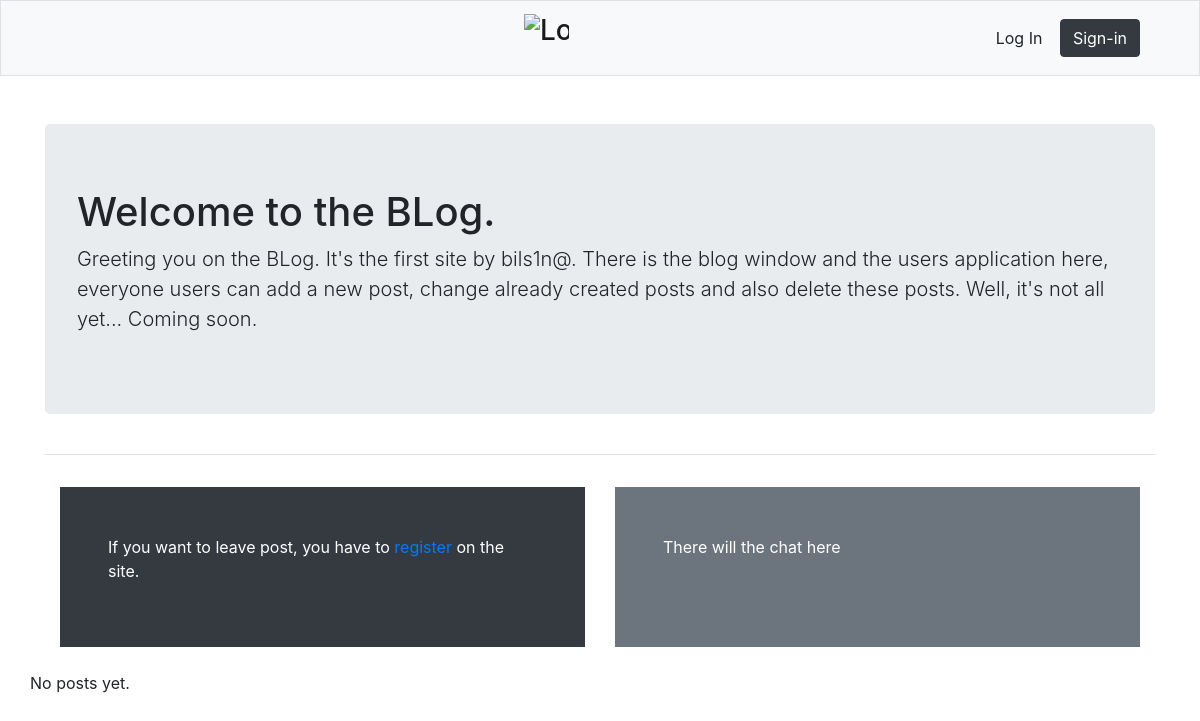
/, run on an earlier commit of the app's database.
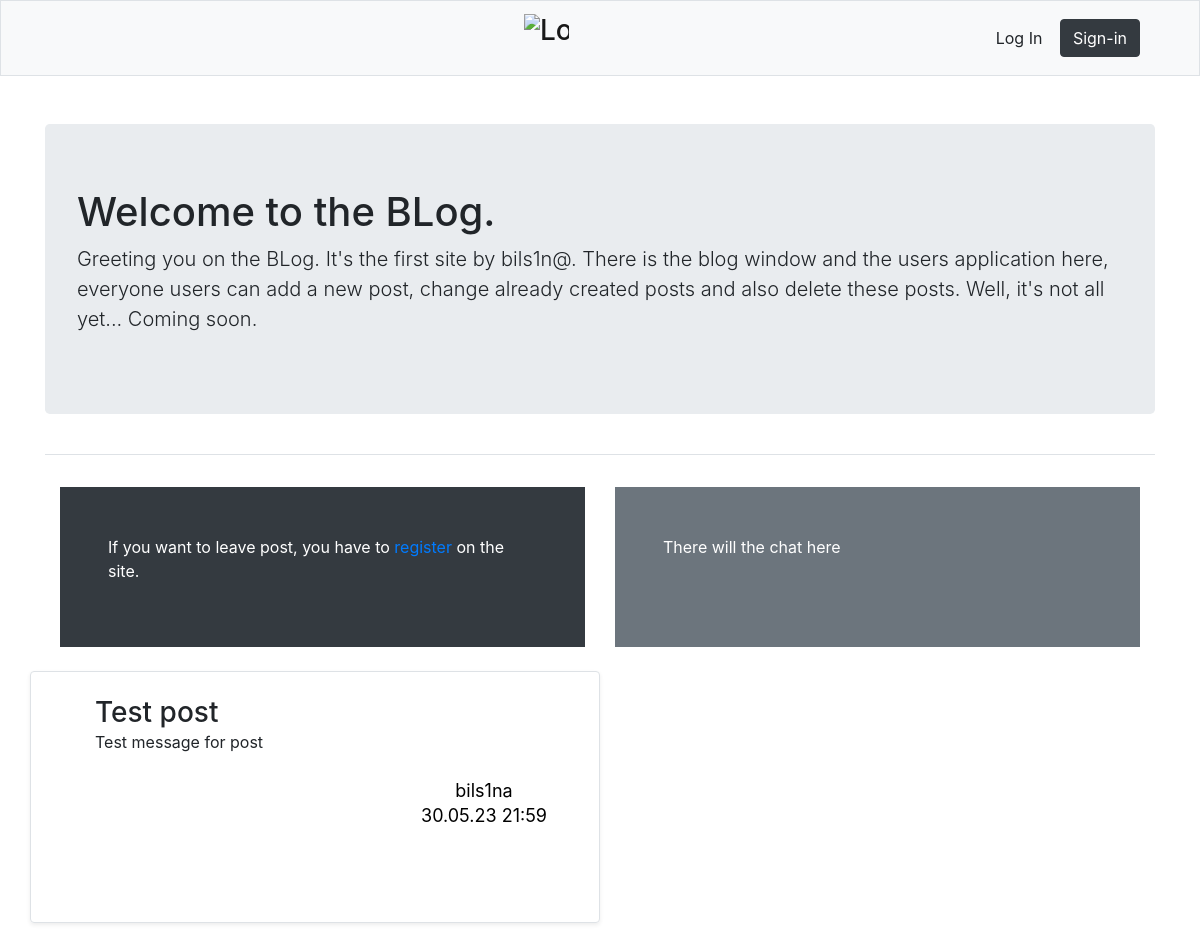
And on a later commit of the database.
### blog/models.py (models this page shows, shortened)
class Post(models.Model):
    title = models.CharField(max_length=200)
    author = models.ForeignKey(User, on_delete=models.CASCADE)
    timestamp = models.DateTimeField(auto_now_add=True)
    message = models.TextField()

### blog/views.py (the view)
# urls.py: path('', views.index, name='index'),
def index(request):
    posts = Post.objects.order_by('timestamp')
    context = {'posts': posts}
    return render(request, 'blog/index.html', context)

### blog/templates/blog/index.html (shortened to what this page needs)
{%extends 'blog/base.html' %}
{% block page_header %}
<div class="jumbotron">
    <h1 class="display-5">
        Welcome to the BLog.
    </h1>
    <p class="lead">
        Greeting you on the BLog. It's the first site by bils1n@.
        There is the blog window and the users application here, everyone users can add a new post,
        change already created posts and also delete these posts. Well, it's not all yet...
        Coming soon.
    </p>
</div>
{% endblock page_header %}
{% block content %}
    <div class="container py-4">
        <div class="row align-items-md-stretch">
            <div class="col-md-6">
                <div class="h-100 p-5 text-white bg-dark rounded-3">
                    {% if user.is_authenticated %}
                        <p class="lead">
                            You can leave post! =)
                        </p>
                        {% if user.is_authenticated %}
                            <a class="btn btn-primary btn-sm" type="button"
                               href="{% url 'blog:new_post' %}">Add Post</a>
                        {% endif %}
                    {% else %}
                        <p>
                            If you want to leave post, you have to
                            <a href="{% url 'users:register' %}">register</a>
                            on the site.
                        </p>
                    {% endif %}
                </div>
            </div>
            <div class="col-md-6">
                <div class="h-100 p-5 text-white bg-secondary rounded-3">
                    <p>There will the chat here</p>
                </div>
            </div>
        </div>
    </div>
    <div class="row mb-2">
        {% for post in posts %}
            <div class="col-md-6">
                <div class="row g-0 border rounded overflow-hidden flex-md-row mb-4
                shadow-sm h-md-250 position-relative">
                    <div class="col p-4 d-flex flex-column position-static">
                        <ul>
                            <h3 class="mb-0">
                                {{ post.title }}
                            </h3>
                            <p class="card-text mb-auto">
                                {{ post.message }}
                            </p>
                        </ul>
                    </div>
                    <div class="col-auto d-none d-lg-block">
                        <svg class="bd-placeholder-img" width="200" height="250"
                             xmlns="http://www.w3.org/2000/svg" role="image"
                             aria-label="Placeholder: Thumbnail" preserveAspectRatio="xMidYMid slice"
                             focusable="false">
                            <text x="50%" y="50%">
                                {{ post.author }}
                            </text>
                            <text x="50%" y="60%">
                                {{ post.timestamp|date:'d.m.y H:i' }}
                            </text>
                        </svg>
                    </div>
                </div>
            </div>
        {% empty %}
            <p>No posts yet.</p>
        {% endfor %}
    </div>
{% endblock content %}

What changed in the data, as far as the page shows it:
added Post: title "Test post", message "Test message for post", author "bils1na", timestamp "30.05.23 21:59"
Also different on the page:
text no longer shown: "No posts yet."
